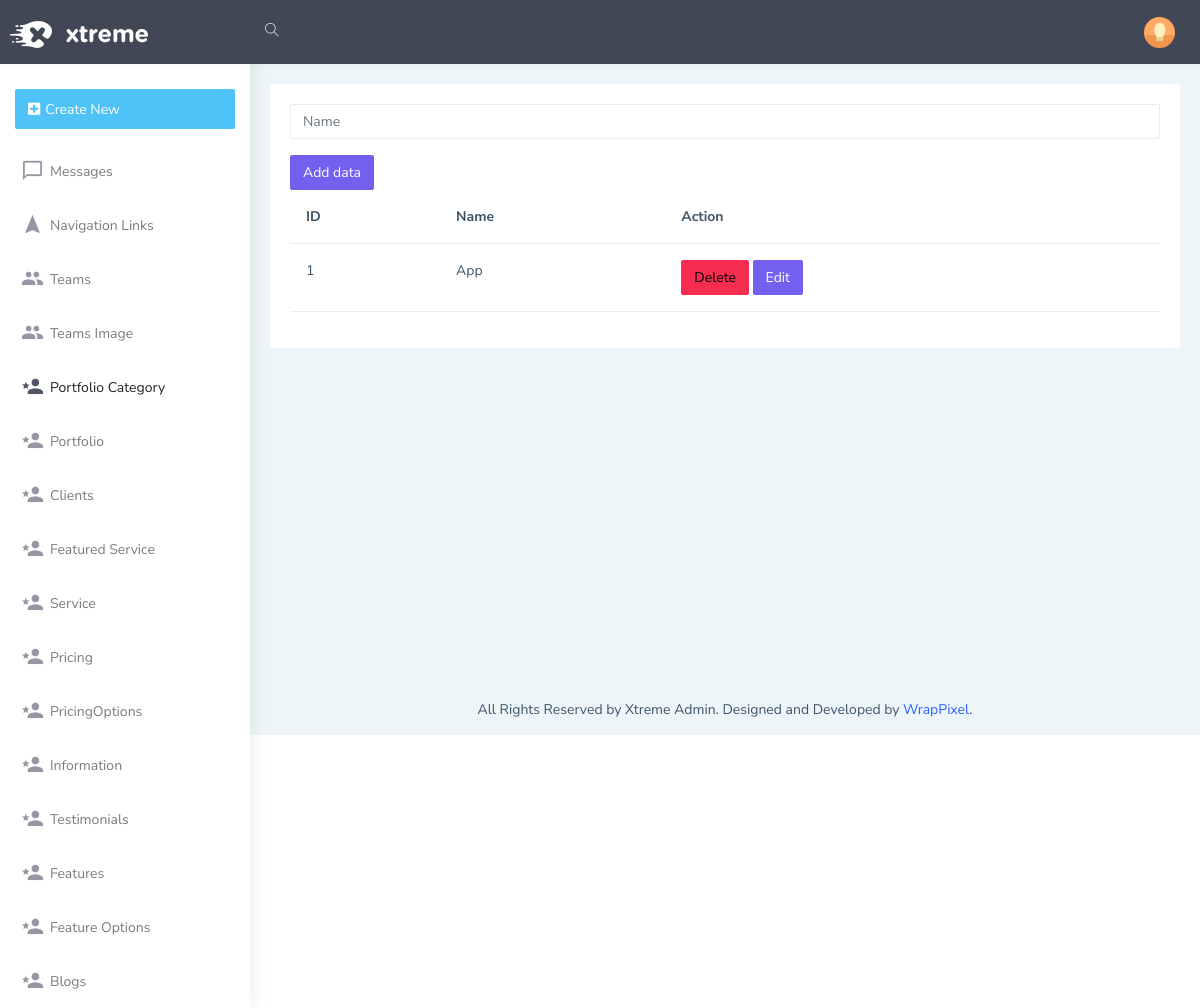
The app's page /admin/portfoliocategory, older data.
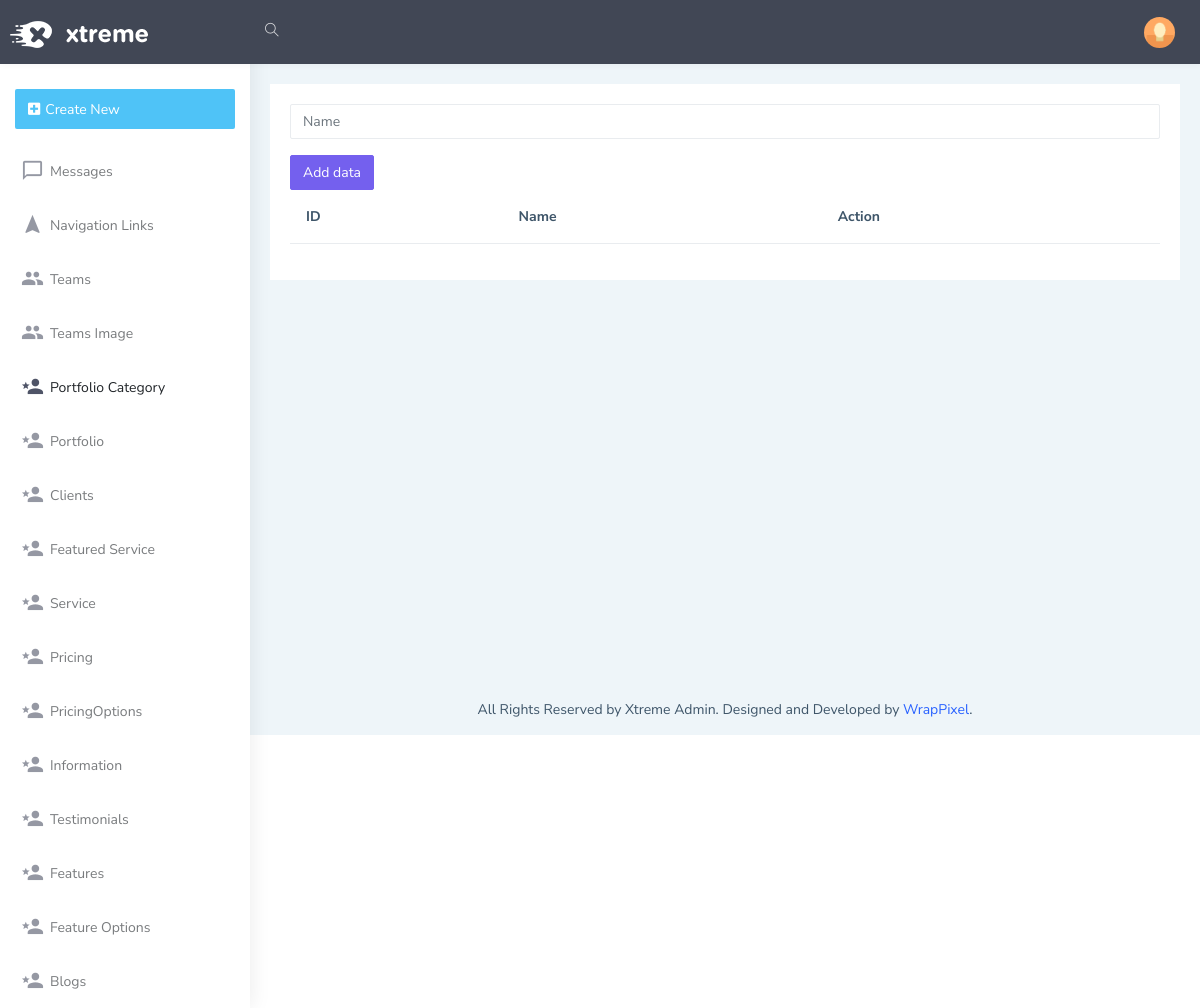
The same page, newer data.
### models.py (models this page shows)
class PortfolioCategory(db.Model):
    Id=db.Column(db.Integer,primary_key=True,autoincrement=True)
    name=db.Column(db.String(50))
    portfolios=db.relationship('Portfolio', backref='portfolio_category', lazy=True)

### admin/routes.py (the view)
@admin_bp.route('/portfoliocategory', methods=['GET','POST'])
def portfoliocategory():
    portfoliocategoryform=PortfolioCategoryForm()
    categories=PortfolioCategory.query.all()
    return render_template('admin/portfolio/PortfolioCategory.html',portfoliocategoryform=portfoliocategoryform,categories=categories)

### admin/forms.py
class PortfolioCategoryForm(FlaskForm):
    name=StringField('name')
    submit=SubmitField('Add data')

### admin/templates/admin/portfolio/PortfolioCategory.html
{% extends 'admin/layout.html' %}
{% block body %}
<form action="/admin/portfoliocategory/add" method="POST">
    <div class="mb-3">
      {{portfoliocategoryform.name(class="form-control", id="exampleFormControlInput1", placeholder="Name")}}
    </div>
    {{portfoliocategoryform.submit(class='btn btn-primary')}}
</form>
<table class="table">
  <thead>
    <tr>
      <th scope="col">ID</th>
      <th scope="col">Name</th>
      <th scope="col">Action</th>
    </tr>
  </thead>
  <tbody>
      {% for categorie in categories %}
    <tr>
      <td>{{categorie.Id}}</td>
      <td>{{categorie.name}}</td>
      <td>
          <a href="/admin/portfoliocategory/delete/{{categorie.Id}}" class="btn btn-danger">Delete</a>
          <a href="/admin/portfoliocategory/edit/{{categorie.Id}}" class="btn btn-primary">Edit</a>
      </td>
    </tr>
    {% endfor %}
  </tbody>
</table>
{% endblock %}}

Row changes from the older to the newer data that the page shows:
removed PortfolioCategory: Id "1", name "App"
